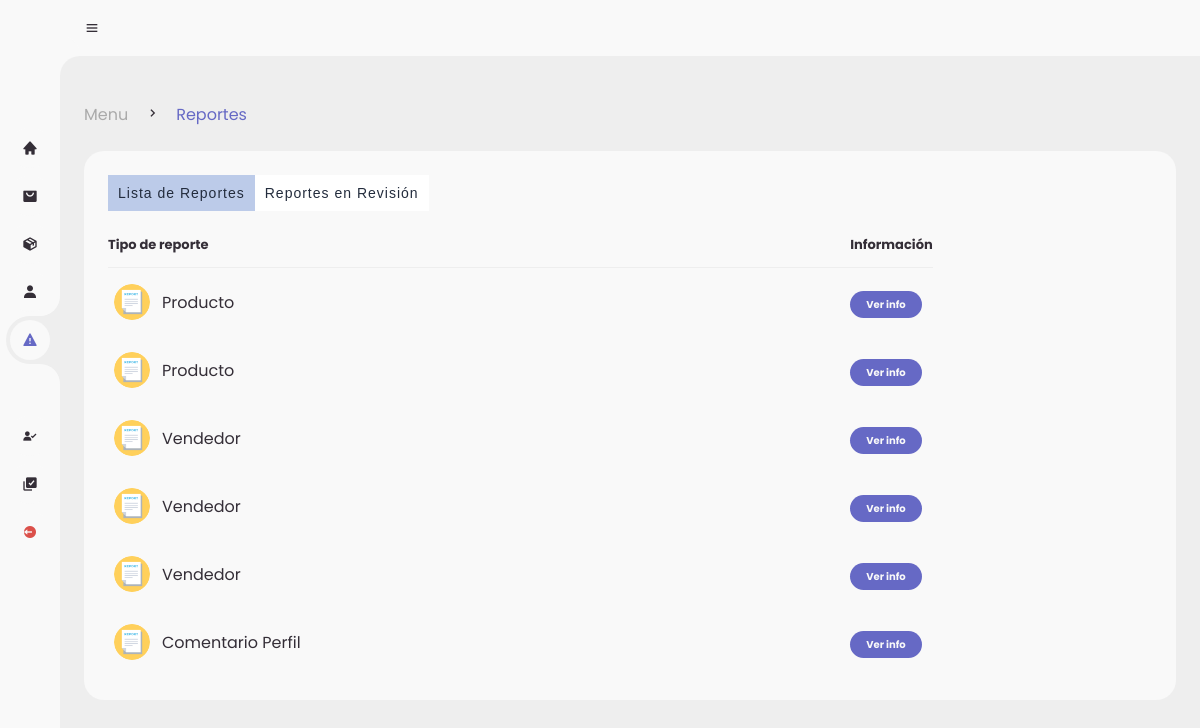
The app's page /admin/reports.php (signed in) with its own data.
### tables this page shows
CREATE TABLE `reports` (
  `id_report` int(11) NOT NULL,
  `report` varchar(150) NOT NULL,
  `type` varchar(30) NOT NULL,
  `ID_registro` int(11) DEFAULT NULL,
  `id_product` int(11) DEFAULT NULL,
  `id_star` int(11) DEFAULT NULL,
  `id_comment` int(11) DEFAULT NULL,
  `seller` int(11) DEFAULT NULL,
  `buyer` int(11) DEFAULT NULL,
  `estatus` int(2) NOT NULL
);

### admin/reports.php (the view, shortened to what this page needs)
<!DOCTYPE html>
<?php
include('../global/conexion.php');
?>
<html lang="en">
<head>
	<link href='https://unpkg.com/boxicons@2.0.9/css/boxicons.min.css' rel='stylesheet'>
	<link rel="stylesheet" href="style.css">
	<link rel="stylesheet" href="estilos.css">
</head>
<body>
	<section id="sidebar">
		<a href="./menu.php" class="brand">
		</a>
		<ul class="side-menu top">
			<li >
				<a href="./menu.php">
					<i class='bx bxs-home' ></i>
				</a>
			</li>
			<li >
				<a href="./orders.php">
					<i class='bx bxs-shopping-bag-alt' ></i>
				</a>
			</li>
			<li>
				<a href="./products.php">
					<i class='bx bxs-package'></i>
				</a>
			</li>
			<li>
				<a href="./sellers.php">
					<i class='bx bxs-user' ></i>
				</a>
			</li>
			<li class="active">
				<a href="./reports.php">
					<i class='bx bxs-error' ></i>
				</a>
			</li>
		</ul>
		<ul class="side-menu">
			<li>
				<a href="./reg-vendedores.php">
					<i class='bx bxs-user-check' ></i>
				</a>
			</li>
			<li>
				<a href="./reg-productos.php">
					<i class='bx bxs-select-multiple' ></i>
				</a>
			</li>
			<li>
				<a href="../global/logout.php" class="logout">
					<i class='bx bxs-log-out-circle' ></i>
				</a>
			</li>
		</ul>
	</section>
	<section id="content">
		<nav>
			<i class='bx bx-menu' ></i>
		</nav>
		<main>
		<div class="head-title">
				<div class="left">
					<ul class="breadcrumb">
						<li>
							<a href="./menu.php">Menu</a>
						</li>
						<li><i class='bx bx-chevron-right' ></i></li>
						<li>
							<a class="active" href="./reports.php">Reportes</a>
						</li>
					</ul>
				</div>
			</div>
<div class="table-data">
	<div class="order wrapper">
 <div class="buttonWrapper">
  <button class="tab-button active"  data-id="list">Lista de Reportes</button>
  <button class="tab-button"  data-id="other-list">Reportes en Revisión</button>
</div>
 <div class="contentWrapper">
 	 <table class="content active" id="list">
						<thead>
							<tr>
								<th>Tipo de reporte</th>
								<th>Información</th>
							</tr>
						</thead>
						<tbody>
						<?php
							$query = mysqli_query($conn,"SELECT * FROM reports WHERE estatus = 0");
							while($row = mysqli_fetch_array($query)){
						?>
							<tr>
								<td>
									<img src="../assets/utilities/reporte.png">
									<p><?php echo $row['type']?></p>
								</td>
								<td><a href="./pages/det-reports.php?report=<?php echo $row['id_report']?>"><span class="status completed">Ver info</span></a></td>
							</tr>
						<?php }?>
						</tbody>
					</table>
</div>
</div>
</div>
		</main>
	</section>
</body>
</html>

### admin/style.css (style rules this page uses)
* { margin: 0; padding: 0; box-sizing: border-box; }
a { text-decoration: none; }
li { list-style: none; }
:root { --poppins: 'Poppins', sans-serif; --lato: 'Lato', sans-serif; --light: #F9F9F9; --blue: #6669c5; --light-blue: #CFE8FF; --grey: #eee; --dark-grey: #AAAAAA; --dark: #342E37; --red: #DB504A; --yellow: #FFCE26; --light-yellow: #FFF2C6; --orange: #FD7238; --light-orange: #FFE0D3; }
html { overflow-x: hidden; }
body { background: var(--grey); overflow-x: hidden; }
#sidebar { position: fixed; top: 0; left: 0; width: 280px; height: 100%; background: var(--light); z-index: 2000; font-family: var(--lato); transition: .3s ease; overflow-x: hidden; scrollbar-width: none; }
#sidebar.hide { width: 60px; }
#sidebar .brand { font-size: 24px; font-weight: 700; height: 56px; display: flex; align-items: center; color: var(--blue); position: sticky; top: 0; left: 0; background: var(--light); z-index: 500; padding-bottom: 20px; box-sizing: content-box; }
#sidebar .side-menu { width: 100%; margin-top: 48px; }
#sidebar .side-menu li { height: 48px; background: transparent; margin-left: 6px; border-radius: 48px 0 0 48px; padding: 4px; }
#sidebar .side-menu li.active { background: var(--grey); position: relative; }
#sidebar .side-menu li.active::before { content: ''; position: absolute; width: 40px; height: 40px; border-radius: 50%; top: -40px; right: 0; box-shadow: 20px 20px 0 var(--grey); z-index: -1; }
#sidebar .side-menu li.active::after { content: ''; position: absolute; width: 40px; height: 40px; border-radius: 50%; bottom: -40px; right: 0; box-shadow: 20px -20px 0 var(--grey); z-index: -1; }
#sidebar .side-menu li a { width: 100%; height: 100%; background: var(--light); display: flex; align-items: center; border-radius: 48px; font-size: 16px; color: var(--dark); white-space: nowrap; overflow-x: hidden; }
#sidebar .side-menu.top li.active a { color: var(--blue); }
#sidebar.hide .side-menu li a { width: calc(48px - (4px * 2)); transition: width .3s ease; }
#sidebar .side-menu li a.logout { color: var(--red); }
#sidebar .side-menu li a .bx { min-width: calc(60px - ((4px + 6px) * 2)); display: flex; justify-content: center; }
#content { position: relative; width: calc(100% - 280px); left: 280px; transition: .3s ease; }
#sidebar.hide ~ #content { width: calc(100% - 60px); left: 60px; }
#content nav { height: 56px; background: var(--light); padding: 0 24px; display: flex; align-items: center; grid-gap: 24px; font-family: var(--lato); position: sticky; top: 0; left: 0; z-index: 1000; }
#content nav::before { content: ''; position: absolute; width: 40px; height: 40px; bottom: -40px; left: 0; border-radius: 50%; box-shadow: -20px -20px 0 var(--light); }
#content nav .bx.bx-menu { cursor: pointer; color: var(--dark); }
#content main { width: 100%; padding: 36px 24px; font-family: var(--poppins); max-height: calc(100vh - 56px); overflow-y: auto; }
#content main .head-title { display: flex; align-items: center; justify-content: space-between; grid-gap: 16px; flex-wrap: wrap; }
#content main .head-title .left .breadcrumb { display: flex; align-items: center; grid-gap: 16px; }
#content main .head-title .left .breadcrumb li { color: var(--dark); }
#content main .head-title .left .breadcrumb li a { color: var(--dark-grey); pointer-events: none; }
#content main .head-title .left .breadcrumb li a.active { color: var(--blue); pointer-events: unset; }
#content main .table-data { display: flex; flex-wrap: wrap; grid-gap: 24px; margin-top: 24px; width: 100%; color: var(--dark); }
#content main .table-data > div { border-radius: 20px; background: var(--light); padding: 24px; overflow-x: auto; }
#content main .table-data .order { flex-grow: 1; flex-basis: 500px; }
#content main .table-data .order table { width: 100%; border-collapse: collapse; }
#content main .table-data .order table th { padding-bottom: 12px; font-size: 13px; text-align: left; border-bottom: 1px solid var(--grey); }
#content main .table-data .order table td { padding: 16px 0; }
#content main .table-data .order table tr td:first-child { display: flex; align-items: center; grid-gap: 12px; padding-left: 6px; }
#content main .table-data .order table td img { width: 36px; height: 36px; border-radius: 50%; object-fit: cover; }
#content main .table-data .order table tr td .status { font-size: 10px; padding: 6px 16px; color: var(--light); border-radius: 20px; font-weight: 700; }
#content main .table-data .order table tr td .status.completed { background: var(--blue); }

### records on screen
reports: type "Producto"
reports: type "Producto"
reports: type "Vendedor"
reports: type "Vendedor"
reports: type "Vendedor"
reports: type "Comentario Perfil"
